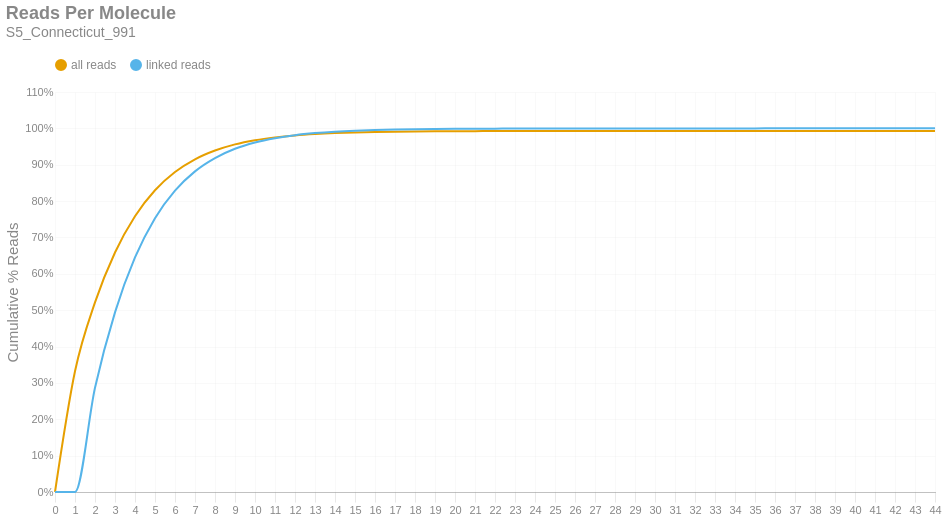

Notebook code cell kept with this figure:
### Markdown cell above
### Reads per Molecule
This chart shows the cumulative distribution of the number of reads per linked molecule. That is, how many alignments are associated with a unique molecule. This excludes the number of reads associated with invalid or absent linked-read barcodes. The `linked` histogram is the percentages recalculated when disregarding singletons.

### Code cell
if SKIPLR:
    print_html(f"Skipped")
else:
    counts = np.bincount(valids['reads'].cast(pl.Int64).to_numpy())
    weighted = counts * np.arange(len(counts))
    all_perc = weighted / n_reads
    linked_perc = weighted / n_linked_reads
    linked_perc[1] = 0
    binned_df = pl.DataFrame({
        'readsper': list(range(len(counts))),
        'all reads (cumsum)': np.cumsum(all_perc).tolist(),
        'linked reads (cumsum)': np.cumsum(linked_perc).tolist(),
    })

    with SafeRender(binned_df):
        (
            density_plot(binned_df, 'Reads Per Molecule', samplename, 'readspmol')
            .encode(
                x=alt.X('readsper:O', title=None).axis(labelAngle=0).scale(padding=0),
                y=alt.Y('value:Q', title='Cumulative % Reads').axis(format='%').stack(False),
                color=alt.Color("key:N").scale(domain=["all reads", "linked reads"]),
                tooltip=[
                    alt.Tooltip("key:N", title="Data Type"),
                    alt.Tooltip("readsper:O", title="Reads Per Molecule"),
                    alt.Tooltip("value:Q", format=".2%", title="% Reads (Cum.)")
                ]            
            )
        ).display()

### Figure 1 — Vega-Lite specification as saved in the notebook (floating-point values rounded to 4 significant figures)
{"width": "container", "height": 400, "config": {"title": {"anchor": "start", "dy": -15, "fontSize": 18, "color": "#888888", "subtitleColor": "#888888", "subtitleFontSize": 14}, "arc": {"fill": "#0072B2"}, "axis": {"domainColor": "#888888", "domainWidth": 0.5, "gridWidth": 0.2, "grid": false, "titleFontWeight": 400, "titleFontSize": 15, "labelFontSize": 11, "labelColor": "#888888", "tickColor": "#888888", "tickWidth": 0.2, "titleColor": "#888888"}, "axisBand": {"grid": false}, "axisX": {"grid": true, "tickSize": 10, "domainCap": "round"}, "axisY": {"domain": false, "grid": true, "tickSize": 0, "domainCap": "round"}, "background": "transparent", "header": {"labelFontSize": 15, "labelColor": "#888888", "titleFontSize": 15, "titleFontWeight": 600, "titleColor": "#888888"}, "legend": {"labelFont": "sans-serif", "labelFontSize": 12, "labelColor": "#888888", "symbolSize": 100, "symbolType": "circle", "titleFontSize": 12, "titlePadding": 10, "titleColor": "#888888", "title": null, "orient": "top"}, "range": {"category": ["#E69F00", "#56B4E9", "#009E73", "#F0E442", "#0072B2", "#D55E00", "#CC79A7", "#000000"], "diverging": ["#cfe8f3", "#a2d4ec", "#73bfe2", "#46abdb", "#1696d2", "#12719e"]}, "area": {"fill": "#0072B2", "fillOpacity": 0.7, "line": true, "strokeOpacity": 0.7}, "line": {"color": "#0072B2", "stroke": "#0072B2", "strokeWidth": 2}, "trail": {"color": "#0072B2", "stroke": "#0072B2", "strokeWidth": 0, "size": 1}, "point": {"filled": true, "fillOpacity": 1.0, "size": 95}, "text": {"color": "#888888", "fontSize": 11, "align": "right", "fontWeight": 400, "size": 11}, "bar": {"fill": "#0072B2", "stroke": null}, "view": {"stroke": null, "continuousWidth": 660, "continuousHeight": 400}}, "data": {"name": "data-8fe20c041a39a05e624b806512c35941"}, "mark": {"type": "line", "interpolate": "monotone", "point": {"opacity": 0, "size": 275}}, "encoding": {"color": {"field": "key", "scale": {"domain": ["all reads", "linked reads"]}, "type": "nominal"}, "tooltip": [{"field": "key", "title": "Data Type", "type": "nominal"}, {"field": "readsper", "title": "Reads Per Molecule", "type": "ordinal"}, {"field": "value", "format": ".2%", "title": "% Reads (Cum.)", "type": "quantitative"}], "x": {"axis": {"labelAngle": 0}, "field": "readsper", "scale": {"padding": 0}, "title": null, "type": "ordinal"}, "y": {"axis": {"format": "%"}, "field": "value", "stack": false, "title": "Cumulative % Reads", "type": "quantitative"}}, "params": [{"name": "param_c36ac31b6afebe62", "select": {"type": "point", "fields": ["key"]}, "bind": "legend"}], "title": {"text": "Reads Per Molecule", "subtitle": "S5_Connecticut_991"}, "transform": [{"fold": ["all reads (cumsum)", "linked reads (cumsum)"]}, {"calculate": "replace(datum.key, ' (cumsum)', '')", "as": "key"}, {"filter": {"param": "param_c36ac31b6afebe62"}}], "usermeta": {"embedOptions": {"downloadFileName": "S5_Connecticut_991.readspmol"}}, "$schema": "https://vega.github.io/schema/vega-lite/v6.1.0.json", "datasets": {"data-8fe20c041a39a05e624b806512c35941": [{"readsper": 0, "all reads (cumsum)": 0.0, "linked reads (cumsum)": 0.0}, {"readsper": 1, "all reads (cumsum)": 0.3319, "linked reads (cumsum)": 0.0}, {"readsper": 2, "all reads (cumsum)": 0.5214, "linked reads (cumsum)": 0.2866}, {"readsper": 3, "all reads (cumsum)": 0.6585, "linked reads (cumsum)": 0.4941}, {"readsper": 4, "all reads (cumsum)": 0.7583, "linked reads (cumsum)": 0.6449}, {"readsper": 5, "all reads (cumsum)": 0.8297, "linked reads (cumsum)": 0.753}, {"readsper": 6, "all reads (cumsum)": 0.8798, "linked reads (cumsum)": 0.8287}, {"readsper": 7, "all reads (cumsum)": 0.9148, "linked reads (cumsum)": 0.8817}, {"readsper": 8, "all reads (cumsum)": 0.939, "linked reads (cumsum)": 0.9183}, {"readsper": 9, "all reads (cumsum)": 0.9559, "linked reads (cumsum)": 0.9438}, {"readsper": 10, "all reads (cumsum)": 0.9674, "linked reads (cumsum)": 0.9612}, {"readsper": 11, "all reads (cumsum)": 0.9752, "linked reads (cumsum)": 0.9731}, {"readsper": 12, "all reads (cumsum)": 0.9807, "linked reads (cumsum)": 0.9813}, {"readsper": 13, "all reads (cumsum)": 0.9844, "linked reads (cumsum)": 0.987}, {"readsper": 14, "all reads (cumsum)": 0.987, "linked reads (cumsum)": 0.9909}, {"readsper": 15, "all reads (cumsum)": 0.9888, "linked reads (cumsum)": 0.9936}, {"readsper": 16, "all reads (cumsum)": 0.99, "linked reads (cumsum)": 0.9954}, {"readsper": 17, "all reads (cumsum)": 0.9909, "linked reads (cumsum)": 0.9967}, {"readsper": 18, "all reads (cumsum)": 0.9915, "linked reads (cumsum)": 0.9976}, {"readsper": 19, "all reads (cumsum)": 0.9919, "linked reads (cumsum)": 0.9983}, {"readsper": 20, "all reads (cumsum)": 0.9922, "linked reads (cumsum)": 0.9987}, {"readsper": 21, "all reads (cumsum)": 0.9924, "linked reads (cumsum)": 0.999}, {"readsper": 22, "all reads (cumsum)": 0.9925, "linked reads (cumsum)": 0.9992}, {"readsper": 23, "all reads (cumsum)": 0.9927, "linked reads (cumsum)": 0.9995}, {"readsper": 24, "all reads (cumsum)": 0.9928, "linked reads (cumsum)": 0.9996}, {"readsper": 25, "all reads (cumsum)": 0.9928, "linked reads (cumsum)": 0.9997}, {"readsper": 26, "all reads (cumsum)": 0.9929, "linked reads (cumsum)": 0.9998}, {"readsper": 27, "all reads (cumsum)": 0.9929, "linked reads (cumsum)": 0.9998}, {"readsper": 28, "all reads (cumsum)": 0.9929, "linked reads (cumsum)": 0.9999}, {"readsper": 29, "all reads (cumsum)": 0.993, "linked reads (cumsum)": 0.9999}, {"readsper": 30, "all reads (cumsum)": 0.993, "linked reads (cumsum)": 0.9999}, {"readsper": 31, "all reads (cumsum)": 0.993, "linked reads (cumsum)": 0.9999}, {"readsper": 32, "all reads (cumsum)": 0.993, "linked reads (cumsum)": 0.9999}, {"readsper": 33, "all reads (cumsum)": 0.993, "linked reads (cumsum)": 1.0}, {"readsper": 34, "all reads (cumsum)": 0.993, "linked reads (cumsum)": 1.0}, {"readsper": 35, "all reads (cumsum)": 0.993, "linked reads (cumsum)": 1.0}, {"readsper": 36, "all reads (cumsum)": 0.993, "linked reads (cumsum)": 1.0}, {"readsper": 37, "all reads (cumsum)": 0.993, "linked reads (cumsum)": 1.0}, {"readsper": 38, "all reads (cumsum)": 0.993, "linked reads (cumsum)": 1.0}, {"readsper": 39, "all reads (cumsum)": 0.993, "linked reads (cumsum)": 1.0}, {"readsper": 40, "all reads (cumsum)": 0.993, "linked reads (cumsum)": 1.0}, {"readsper": 41, "all reads (cumsum)": 0.993, "linked reads (cumsum)": 1.0}, {"readsper": 42, "all reads (cumsum)": 0.993, "linked reads (cumsum)": 1.0}, {"readsper": 43, "all reads (cumsum)": 0.993, "linked reads (cumsum)": 1.0}, {"readsper": 44, "all reads (cumsum)": 0.993, "linked reads (cumsum)": 1.0}]}}
